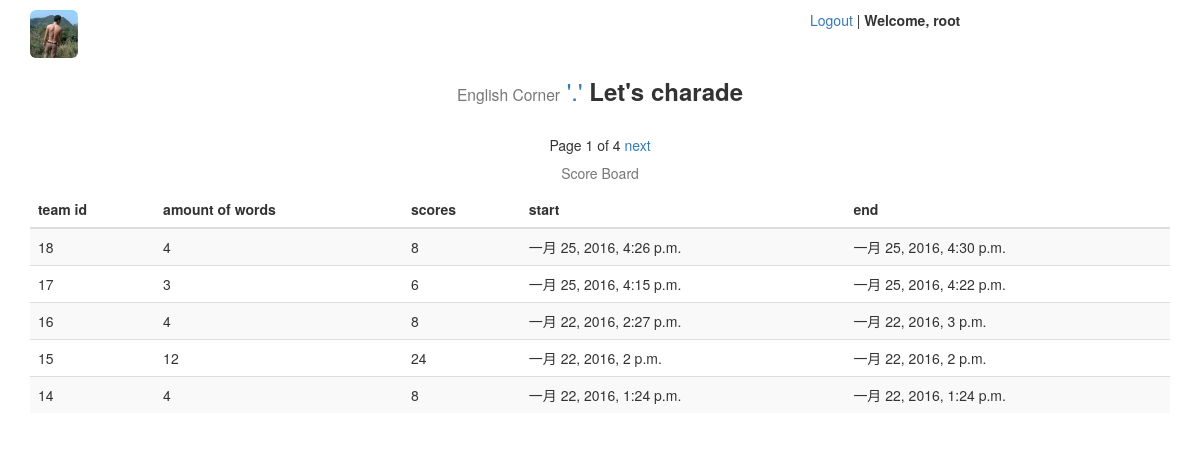
Page /charade/board/ (signed in) on the earlier database version.
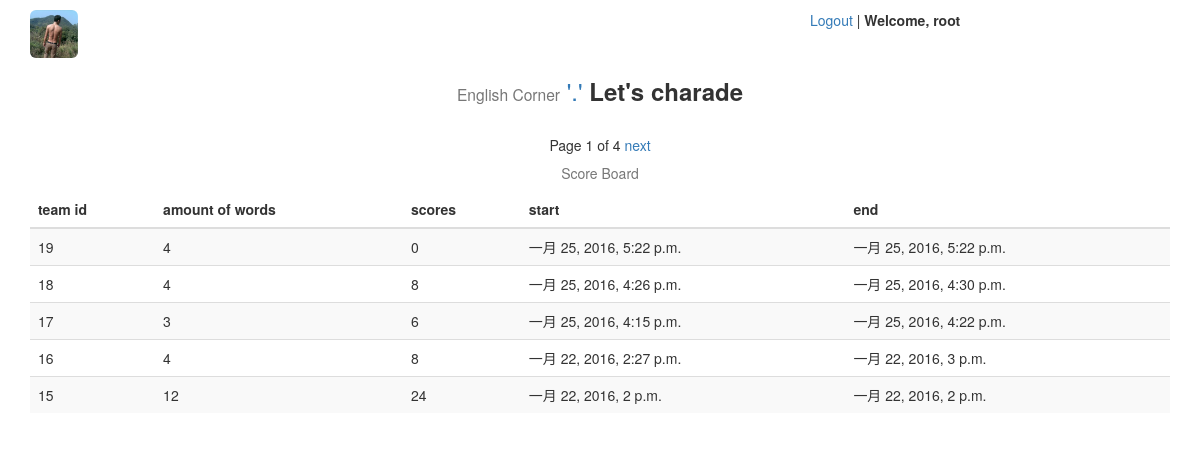
Same page on the later database version.
### charade/models.py (models this page shows, shortened)
@python_2_unicode_compatible
class GameScoreBoard(models.Model):
    amount = models.IntegerField('单词总数', default=0)
    scores = models.IntegerField('总得分', default=0)
    dt_start = models.DateTimeField('开始时间', auto_now_add=True)
    dt_end = models.DateTimeField('结束时间', auto_now=True)

### charade/views.py (the view)
@login_required
def game_board(request):
    game_score_board = GameScoreBoard.objects.order_by('-dt_start')
    paginator = Paginator(game_score_board, 5) # show 5 rows per page
    page = request.GET.get('page')
    try:
        board = paginator.page(page)
    except PageNotAnInteger:
        board = paginator.page(1)
    except EmptyPage:
        board = paginator.page(paginator.num_pages)
    context = {'board': board}
    return render(request, 'charade/board.html', context)

### charade/templates/charade/board.html (shortened to what this page needs)
{% extends 'charade/base.html' %}
{% block content %}
{% if board %}
<div class="row text-center">
    <span>
        Page {{ board.number }} of {{ board.paginator.num_pages }}
    </span>
    {% if board.has_next %}
    <span>
        <a href="?page={{ board.next_page_number }}">next</a>
    </span>
    {% endif %}
</div>
<div class="table-responsive">
    <table class="table table-striped">
        <caption class="text-center">Score Board</caption>
        <thead>
            <tr>
                <th>team id</th>
                <th>amount of words</th>
                <th>scores</th>
                <th>start</th>
                <th>end</th>
            </tr>
        </thead>
        <tbody>
        {% for b in board %}
            <tr>
                <td>{{ b.id }}</a></td>
                <td>{{ b.amount }}</a></td>
                <td>{{ b.scores }}</a></td>
                <td>{{ b.dt_start }}</a></td>
                <td>{{ b.dt_end }}</a></td>
            </tr>
        {% endfor %}
        </tbody>
    </table>
</div>
{% else %}
<div class="row">
    <h1><p class="text-danger text-center">No records available.</p></h1>
</div>
{% endif %}
{% endblock %}

### charade/templates/charade/base.html (shortened to what this page needs)
{% load staticfiles %}
<!DOCTYPE html>
<html xmlns="http://www.w3.org/1999/xhtml">
<head>
    <link rel="stylesheet" href="{% static 'charade/css/bootstrap.min.css' %}">
</head>
<body>
<div class="container">
    <div class="row">
        <div class="col-md-4">
            <a href="/">
                <img class="img-rounded" style="width: 48px; height: 48px;"
                    src="{% static 'charade/images/header.jpg' %}"
                    alt="Home" title="Back Home? Click me."></img>
            </a>
        </div>
        <div class="col-md-4">
        {% if user.is_authenticated %}
            <a href="{% url 'auth_logout' %}" title="logout">Logout</a>
            |<strong>
            Welcome, {{ user.username }}
            </strong>
        {% endif %}
        </div>
    </div>
    <div class="row">
        <div class="col-md-2">
        </div>
        <div class="col-md-8">
            <h3 id="tips" class="text-center">
                <small id="tips1">English Corner</small>
                <a href="{% url 'charade:show_about' %}" title="About">'.'</a>
                <strong id="tips2">Let's charade</strong>
            </h3>
        </div>
        <div class="col-md-2">
        </div>
    </div>
    <div class="row">
        <div class="col-md-6">
        </div>
        <div class="col-md-6">
        </div>
    </div>
    <div class="row">
    </div>
    {% block content %}{% endblock %}
</div>
</body>
</html>

Differences in the rows shown:
no longer on this page (row unchanged): GameScoreBoard: id "14", amount "4", scores "8", dt_start "一月 22, 2016, 1:24 p.m.", dt_end "一月 22, 2016, 1:24 p.m."
added GameScoreBoard: id "19", amount "4", scores "0", dt_start "一月 25, 2016, 5:22 p.m.", dt_end "一月 25, 2016, 5:22 p.m."
